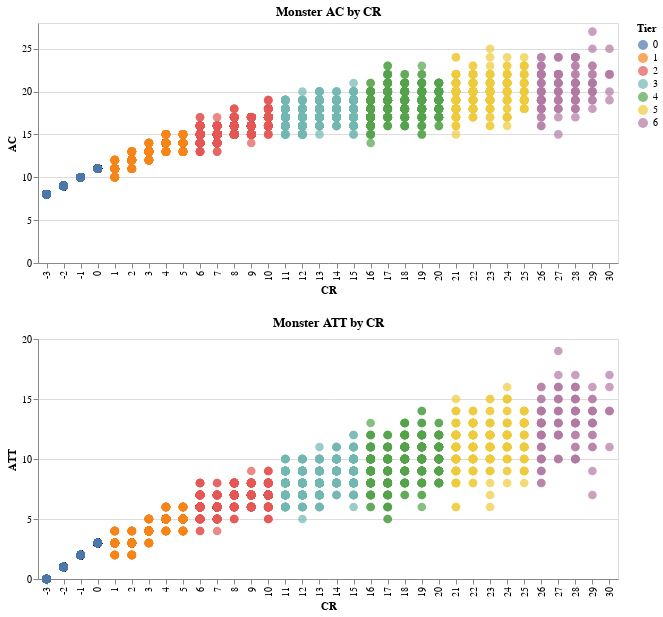

Notebook code cell kept with this figure:
### Code cell
ac = alt.Chart(
    subset_monsters, 
    title="Monster AC by CR"
).mark_circle(size=75).encode(
    x='CR:O',
    y='AC:Q',
    color='Tier:N',
    tooltip=list(monsters.columns),
).properties(width=580, height=240)

att = alt.Chart(
    subset_monsters, 
    title="Monster ATT by CR"
).mark_circle(size=75).encode(
    x='CR:O',
    y='ATT:Q',
    color='Tier:N',
    tooltip=list(monsters.columns),
).properties(width=580, height=240)
ac.save("ac.html")
att.save("att.html")
ac_and_att = ac & att
ac_and_att.save("ac_and_att.html")
ac_and_att

### Figure 1 — Vega-Lite specification as saved in the notebook (floating-point values rounded to 4 significant figures; data arrays with more than 128 entries replaced by an {"elided": "..."} marker saying what was removed)
{"config": {"view": {"continuousWidth": 400, "continuousHeight": 300}}, "vconcat": [{"mark": {"type": "circle", "size": 75}, "encoding": {"color": {"type": "nominal", "field": "Tier"}, "tooltip": [{"type": "nominal", "field": "Monster Name"}, {"type": "quantitative", "field": "CR"}, {"type": "quantitative", "field": "AC"}, {"type": "quantitative", "field": "HP"}, {"type": "quantitative", "field": "ATT"}, {"type": "quantitative", "field": "DAM"}, {"type": "quantitative", "field": "Tier"}], "x": {"type": "ordinal", "field": "CR"}, "y": {"type": "quantitative", "field": "AC"}}, "height": 240, "title": "Monster AC by CR", "width": 580}, {"mark": {"type": "circle", "size": 75}, "encoding": {"color": {"type": "nominal", "field": "Tier"}, "tooltip": [{"type": "nominal", "field": "Monster Name"}, {"type": "quantitative", "field": "CR"}, {"type": "quantitative", "field": "AC"}, {"type": "quantitative", "field": "HP"}, {"type": "quantitative", "field": "ATT"}, {"type": "quantitative", "field": "DAM"}, {"type": "quantitative", "field": "Tier"}], "x": {"type": "ordinal", "field": "CR"}, "y": {"type": "quantitative", "field": "ATT"}}, "height": 240, "title": "Monster ATT by CR", "width": 580}], "data": {"name": "data-f228c0b08a6eb58abcf3161e1199b2d7"}, "$schema": "https://vega.github.io/schema/vega-lite/v4.0.2.json", "datasets": {"data-f228c0b08a6eb58abcf3161e1199b2d7": {"elided": "5000 records"}}}
